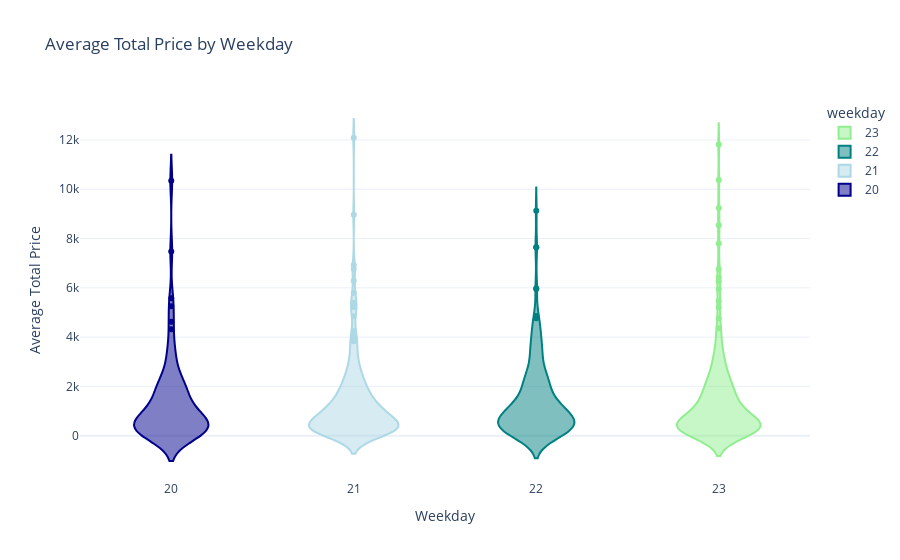

The notebook cell saved with this chart:
### Code cell
fig = px.violin(df, x='weekday', y='total_price', title='Average Total Price by Weekday', color='weekday',
               color_discrete_sequence=["lightgreen", "teal", "lightblue", "darkblue"])
fig.update_layout(xaxis_title='Weekday', yaxis_title='Average Total Price')
fig.show()

### Figure 1 — Plotly figure (JSON) as saved in the notebook; plotly's stock layout.template omitted (floating-point values rounded to 4 significant figures; data arrays with more than 128 entries replaced by an {"elided": "..."} marker saying what was removed)
{"data": [{"alignmentgroup": "True", "box": {"visible": false}, "hovertemplate": "weekday=%{x}<br>total_price=%{y}<extra></extra>", "legendgroup": "23", "marker": {"color": "lightgreen"}, "name": "23", "offsetgroup": "23", "orientation": "v", "scalegroup": "True", "showlegend": true, "type": "violin", "x": {"elided": "196 int values"}, "x0": " ", "xaxis": "x", "y": {"elided": "196 float values"}, "y0": " ", "yaxis": "y"}, {"alignmentgroup": "True", "box": {"visible": false}, "hovertemplate": "weekday=%{x}<br>total_price=%{y}<extra></extra>", "legendgroup": "22", "marker": {"color": "teal"}, "name": "22", "offsetgroup": "22", "orientation": "v", "scalegroup": "True", "showlegend": true, "type": "violin", "x": {"elided": "204 int values"}, "x0": " ", "xaxis": "x", "y": {"elided": "204 float values"}, "y0": " ", "yaxis": "y"}, {"alignmentgroup": "True", "box": {"visible": false}, "hovertemplate": "weekday=%{x}<br>total_price=%{y}<extra></extra>", "legendgroup": "21", "marker": {"color": "lightblue"}, "name": "21", "offsetgroup": "21", "orientation": "v", "scalegroup": "True", "showlegend": true, "type": "violin", "x": {"elided": "203 int values"}, "x0": " ", "xaxis": "x", "y": {"elided": "203 float values"}, "y0": " ", "yaxis": "y"}, {"alignmentgroup": "True", "box": {"visible": false}, "hovertemplate": "weekday=%{x}<br>total_price=%{y}<extra></extra>", "legendgroup": "20", "marker": {"color": "darkblue"}, "name": "20", "offsetgroup": "20", "orientation": "v", "scalegroup": "True", "showlegend": true, "type": "violin", "x": [20, 20, 20, 20, 20, 20, 20, 20, 20, 20, 20, 20, 20, 20, 20, 20, 20, 20, 20, 20, 20, 20, 20, 20, 20, 20, 20, 20, 20, 20, 20, 20, 20, 20, 20, 20, 20, 20, 20, 20, 20, 20, 20, 20, 20, 20, 20, 20, 20, 20, 20, 20, 20, 20, 20, 20, 20, 20, 20, 20, 20, 20, 20, 20, 20, 20, 20, 20, 20, 20, 20, 20, 20], "x0": " ", "xaxis": "x", "y": [719.8, 247.9, 202, 162.5, 59.9, 411.2, 219.9, 259.9, 335.9, 1416.0, 222.0, 228.0, 200.0, 899.9, 1530.0, 2411.0, 3466.0, 1828.0, 10340.0, 1970.0, 994.0, 2044.0, 594.9, 180.0, 540.0, 2148, 179.7, 2248.0, 769.5, 1297.0, 1820.0, 260.0, 2537.0, 32.5, 1400.0, 349.9, 5248.0, 2251.0, 1299.0, 4319.0, 324.9, 584.9, 825.9, 1196, 99.99, 759.9, 1680, 179.8, 3057.0, 1912.0, 153.6, 3564, 78, 3076.0, 299.5, 203.6, 345.6, 7475, 99.99, 840, 599.9, 1700.0, 99.99, 480.0, 700.0, 4619, 1735, 398.9, 478.4, 766.8, 1092, 5582.0, 734.4], "y0": " ", "yaxis": "y"}], "layout": {"legend": {"title": {"text": "weekday"}, "tracegroupgap": 0}, "title": {"text": "Average Total Price by Weekday"}, "violinmode": "overlay", "xaxis": {"anchor": "y", "categoryarray": [23, 22, 21, 20], "categoryorder": "array", "domain": [0, 1], "title": {"text": "Weekday"}}, "yaxis": {"anchor": "x", "domain": [0, 1], "title": {"text": "Average Total Price"}}}}
